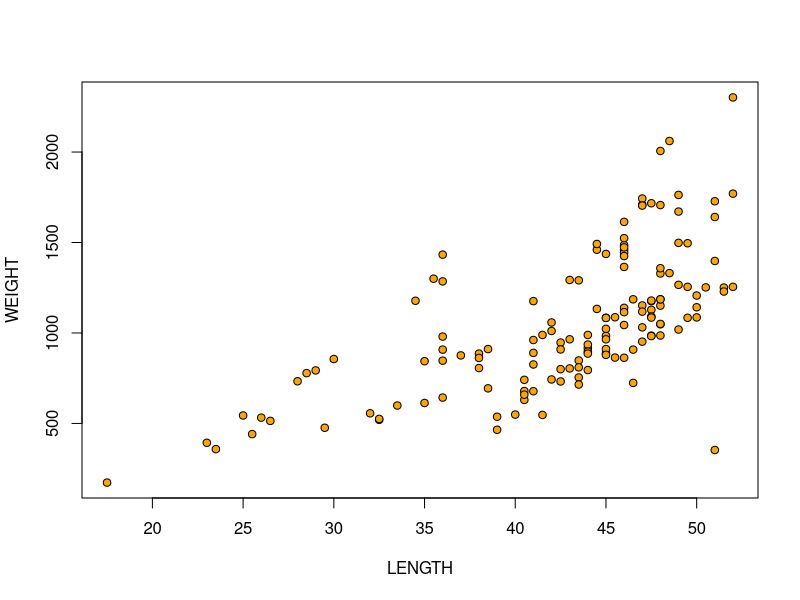
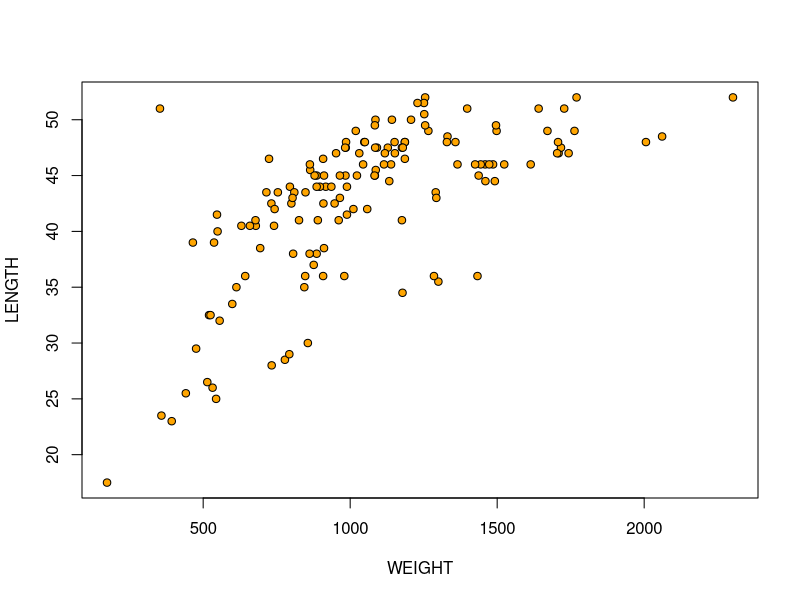
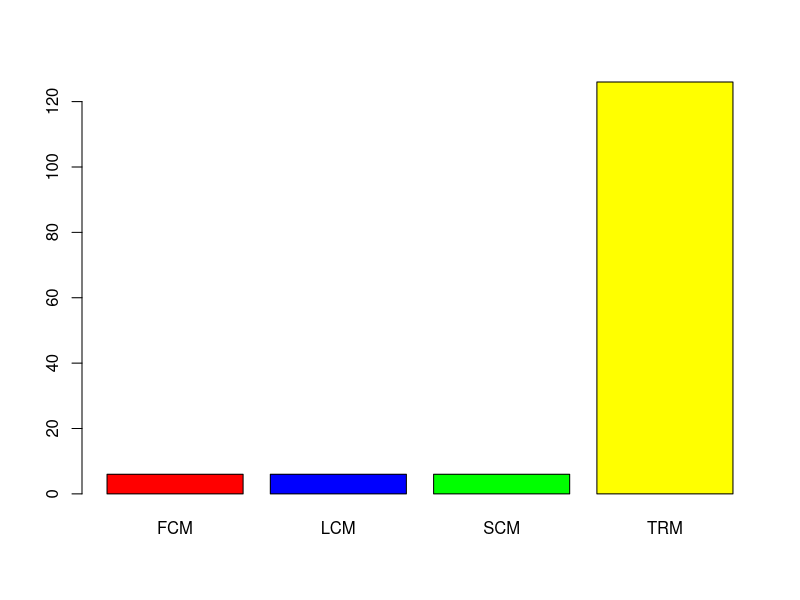
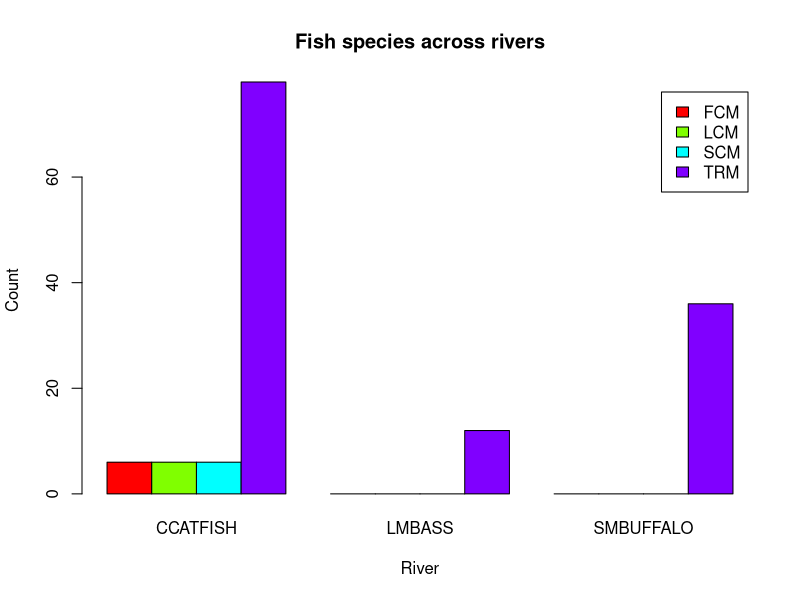
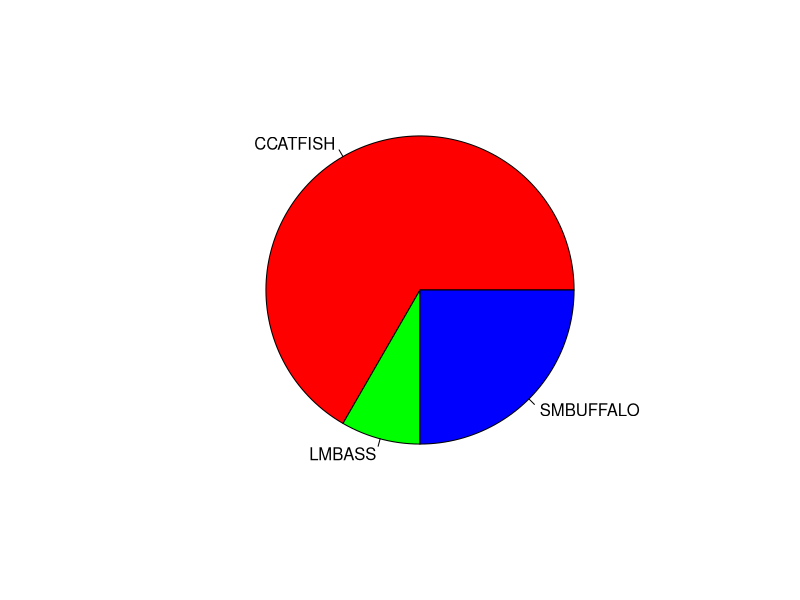

Source code (R) for these figures, in order:
## ---- chunk 1
knitr::opts_chunk$set(echo = TRUE)
## ---- chunk 2
# Return the wokring dir 
getwd()
## ---- chunk 3
# Read in csv data into data
data <- read.csv("DDT-1.csv")

# display the first 6 rows of this data
head(data,6)
## ---- chunk 4
# Return the number of 
length(unique(data$SPECIES))
## ---- chunk 5
# Extract data that has species as large maouth bass and weight greater than 800 mg
large_mouth_base_subset <- data[data$SPECIES == "LMBASS" & data$WEIGHT > 800, ]
# Display the data 
large_mouth_base_subset
## ---- chunk 6
# Extract the data that has river of SCM and DDT values greater than 4.0
ddt_and_SMC_river <- data[data$RIVER == "SCM" & data$DDT > 4.0, ]
# Display the data
ddt_and_SMC_river
## ---- chunk 7
# Calculate and display the mean length of the fish in the data set
mean(data$LENGTH)
## ---- chunk 8
# Calculate and display the standard div of the weight of the fish in the data set
sd(data$WEIGHT)
## ---- chunk 9
# plot and display both graphs 
with(data, plot(WEIGHT ~ LENGTH, bg = "Orange", pch = 21, cex = 1))
with(data, plot(LENGTH ~ WEIGHT, bg = "Orange", pch = 21, cex = 1))
## ---- chunk 10
# Create a vector with values 1 - 20 stored in it
v = 1:20
# divide each index by 20
v / 20
# The last value is 1.00 since it would be 20/20
## ---- chunk 11
river_table = with(data,table(data$RIVER))
river_table
## ---- chunk 12
barplot(river_table, col = c("red", "blue", "green", "yellow"))
## ---- chunk 13
crossed_table_river_fish = with(data, table(data$RIVER, data$SPECIES))
crossed_table_river_fish
## ---- chunk 14
# create a cross table of river and fish species
crossed_table_river_fish <- table(data$RIVER, data$SPECIES)

# make a barplot
barplot(crossed_table_river_fish,
        beside = TRUE,      # put species side-by-side for each river
        col = rainbow(4),
        legend = TRUE,      # add legend for fish species
        xlab = "River",
        ylab = "Count",
        main = "Fish species across rivers")
## ---- chunk 15
# make the table
species_pie_table <- table(data$SPECIES)

# Display the pie chart
pie(species_pie_table,col = rainbow(3))
